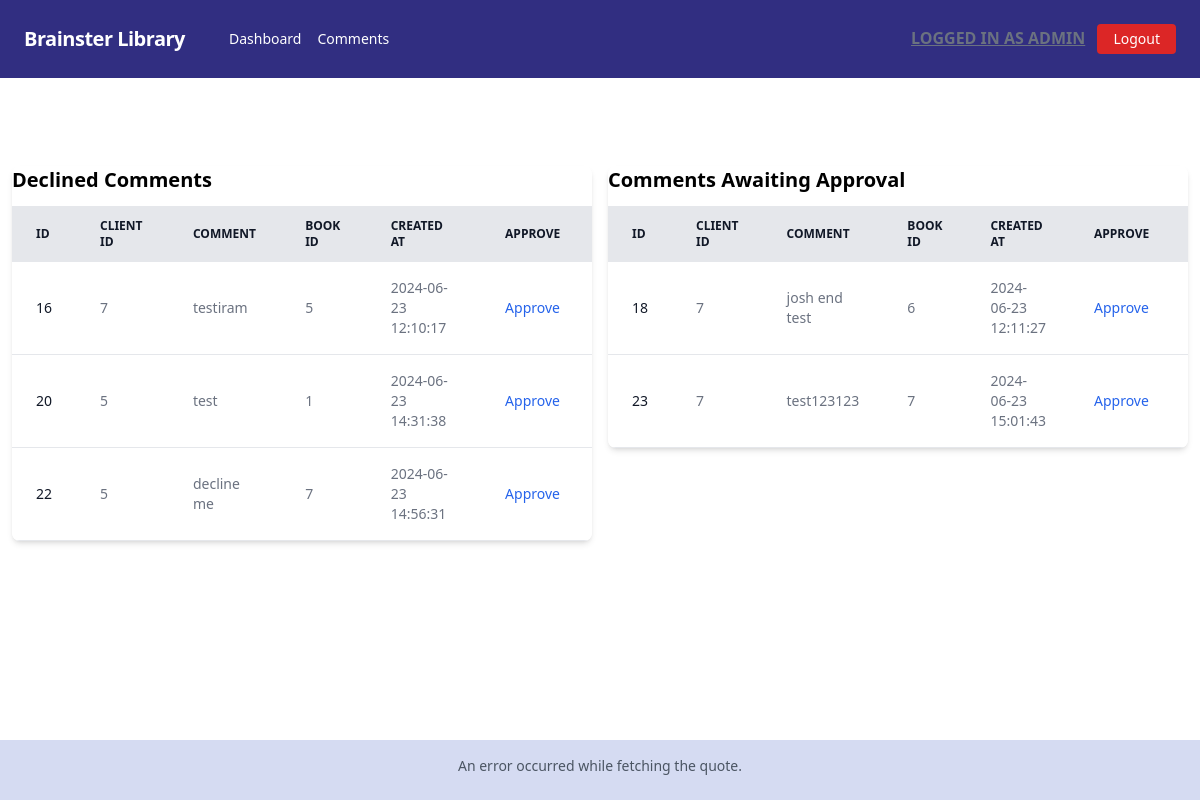
The app's page /comments.php (signed in) with its own data.
### tables this page shows
CREATE TABLE `comments` (
  `id` int(11) NOT NULL AUTO_INCREMENT,
  `client_id` int(11) DEFAULT NULL,
  `book_id` int(11) NOT NULL,
  `comment` text NOT NULL,
  `is_approved` tinyint(2) DEFAULT 0,
  `created_at` timestamp NOT NULL DEFAULT current_timestamp(),
  PRIMARY KEY (`id`),
  KEY `fk_comments_client` (`client_id`),
  KEY `fk_comments_book` (`book_id`),
  CONSTRAINT `fk_comments_book` FOREIGN KEY (`book_id`) REFERENCES `books` (`id`),
  CONSTRAINT `fk_comments_client` FOREIGN KEY (`client_id`) REFERENCES `clients` (`id`)
);

### Comments/Comment.php (called while the page is built, shortened)
<?php
class Comment
{
    public function getAllDeclinedComments()
    {
        $connectionObject = new Connection();
        $connection = $connectionObject->getConnection();
        $stmt = $connection->prepare('SELECT * FROM comments WHERE is_approved = 2');
        $stmt->execute();
        return $stmt->fetchAll(\PDO::FETCH_ASSOC);
    }
    public function getAllCommentsPendingApproval()
    {
        $connectionObject = new Connection();
        $connection = $connectionObject->getConnection();
        $stmt = $connection->prepare('SELECT * FROM comments WHERE is_approved = 0');
        $stmt->execute();
        return $stmt->fetchAll(\PDO::FETCH_ASSOC);
    }
}

### comments.php (the view, shortened to what this page needs)
<?php
require_once "./partials/header.php";
require_once "./Comments/Comment.php";
$comment = new Comment();
$allCommentsPendingApproval = $comment->getAllCommentsPendingApproval();
$allDeclinedComments = $comment->getAllDeclinedComments();
require_once "./partials/navbar.php";
?>
<div class="flex-grow px-3">
    <div class="w-full mt-12">
        <div class="flex flex-wrap mt-6">
            <div class="w-full lg:w-1/2 pr-0 lg:pr-2 mt-10">
                <div class="relative overflow-x-auto shadow-md sm:rounded-lg">
                    <h2 class="mb-3 font-bold text-xl">Declined Comments</h2>
                    <table class="w-full text-sm text-left rtl:text-right text-gray-500">
                        <thead class="text-xs text-gray-900 uppercase bg-gray-200">
                        <tr>
                            <th scope="col" class="px-6 py-3">
                                ID
                            </th>
                            <th scope="col" class="px-6 py-3">
                                Client id
                            </th>
                            <th scope="col" class="px-6 py-3">
                                Comment
                            </th>
                            <th scope="col" class="px-6 py-3">
                                book id
                            </th>
                            <th scope="col" class="px-6 py-3">
                                created at
                            </th>
                            <th scope="col" class="px-6 py-3">
                                Approve
                            </th>
                        </tr>
                        </thead>
                        <tbody id="categoryTableBody">
                        <?php foreach ($allDeclinedComments as $comment) : ?>
                            <tr class="bg-white border-b">
                                <th scope="row" class="px-6 py-4 font-medium text-gray-900 whitespace-nowrap">
                                    <?= $comment['id'] ?>
                                </th>
                                <td class="px-6 py-4">
                                    <?= $comment['client_id'] ?>
                                </td>
                                <td class="px-6 py-4">
                                    <?= $comment['comment'] ?>
                                </td>
                                <td class="px-6 py-4">
                                    <?= $comment['book_id'] ?>
                                </td>
                                <td class="px-6 py-4">
                                    <?= $comment['created_at'] ?>
                                </td>
                                <td class="px-6 py-4">
                                    <a href="approve_comment.php?id=<?= $comment['id'] ?>" class="font-medium text-blue-600 dark:text-blue-500 hover:underline mr-2">Approve</a>
                                </td>
                            </tr>
                        <?php endforeach; ?>
                        </tbody>
                    </table>
                </div>
            </div>
            <div class="w-full lg:w-1/2 pl-0 lg:pl-2 mt-10">
                <div class="relative overflow-x-auto shadow-md sm:rounded-lg">
                    <h2 class="mb-3 font-bold text-xl">Comments Awaiting Approval</h2>
                    <table class="w-full text-sm text-left rtl:text-right text-gray-500">
                        <thead class="text-xs text-gray-900 uppercase bg-gray-200">
                        <tr>
                            <th scope="col" class="px-6 py-3">
                                ID
                            </th>
                            <th scope="col" class="px-6 py-3">
                                Client id
                            </th>
                            <th scope="col" class="px-6 py-3">
                                Comment
                            </th>
                            <th scope="col" class="px-6 py-3">
                                book id
                            </th>
                            <th scope="col" class="px-6 py-3">
                                created at
                            </th>
                            <th scope="col" class="px-6 py-3">
                                Approve
                            </th>
                            <th scope="col" class="px-6 py-3">
                            </th>
                        </tr>
                        </thead>
                        <tbody id="authorsTableBody">
                        <?php foreach ($allCommentsPendingApproval as $comment) : ?>
                            <tr class="bg-white border-b">
                                <th scope="row" class="px-6 py-4 font-medium text-gray-900 whitespace-nowrap">
                                    <?= $comment['id'] ?>
                                </th>
                                <td class="px-6 py-4">
                                    <?= $comment['client_id'] ?>
                                </td>
                                <td class="px-6 py-4">
                                    <?= $comment['comment'] ?>
                                </td>
                                <td class="px-6 py-4">
                                    <?= $comment['book_id'] ?>
                                </td>
                                <td class="px-6 py-4">
                                    <?= $comment['created_at'] ?>
                                </td>
                                <td class="px-6 py-4">
                                    <a href="approve_comment.php?id=<?= $comment['id'] ?>" class="font-medium text-blue-600 dark:text-blue-500 hover:underline mr-2">Approve</a>
                                </td>
                                <td class="px-6 py-4">
                                </td>
                            </tr>
                        <?php endforeach; ?>
                        </tbody>
                    </table>
                </div>
            </div>
        </div>
    </div>
</div>
<?php
require_once "./partials/footer.php";
?>

### partials/header.php (shortened to what this page needs)
<!doctype html>
<html lang="en">
<head>
    <script src="https://cdn.tailwindcss.com"></script>
</head>
<body class="min-h-screen flex flex-col">

### partials/navbar.php (shortened to what this page needs)
<nav class="flex items-center justify-between flex-wrap bg-indigo-900 p-6">
    <div class="flex items-center flex-shrink-0 text-white mr-6">
        <a href="./index.php" class="font-semibold text-xl tracking-tight mr-5">Brainster Library</a>
    </div>
    <div id="nav-content" class="w-full block flex-grow lg:flex lg:items-center lg:w-auto hidden lg:block">
        <div class="text-sm lg:flex-grow">
            <?php
            if (isset($_SESSION['user']['isAdmin']) && $_SESSION['user']['isAdmin'] === 1) {
                echo '<a href="./admin-dashboard.php" class="block ml-3 mt-4 lg:inline-block lg:mt-0 lg:ml-0 text-white hover:text-white mr-4">Dashboard</a>';
                echo '<a href="./comments.php" class="block mt-4 ml-3 lg:inline-block lg:mt-0 lg:ml-0 text-white hover:text-white mr-4">Comments</a>';
            }
            ?>
        </div>
        <div>
            <?php if (!isset($_SESSION['user'])) : ?>
                <a href="./register.php"
                   class="inline-block text-sm px-4 py-2 leading-none border rounded text-white border-white hover:border-transparent hover:text-indigo-900 hover:bg-white mt-4 lg:mt-0">Register</a>
                <a href="./login.php"
                   class="inline-block text-sm ml-2 px-4 py-2 leading-none border rounded text-white border-white hover:border-transparent hover:text-indigo-900 hover:bg-white mt-4 lg:mt-0">Login</a>
            <?php else : ?>
                <p class="inline-block uppercase text-gray-500 font-bold underline">Logged in as <?= $_SESSION['user']['name'] ?></p>
                <a href="./logout.php"
                   class="inline-block text-sm ml-2 px-4 py-2 leading-none border-red-600 rounded text-white bg-red-600 hover:border-transparent hover:bg-red-700 mt-4 lg:mt-0">Logout</a>
            <?php endif; ?>
        </div>
    </div>
</nav>

### partials/footer.php (shortened to what this page needs)
<footer class="bg-indigo-100 text-center lg:text-left mt-auto text-sm">
    <div class="bg-black/5 p-4 text-center text-black">
        <div id="quoteContainer" class="space-y-2">
            <p id="quoteText" class="text-gray-600">Fetching a random quote...</p>
        </div>
    </div>
</footer>
</body>
</html>

### records on screen
comments: id "16", client "7", comment "testiram", book "5", created_at "2024-06-23 12:10:17"
comments: id "20", client "5", comment "test", book "1", created_at "2024-06-23 14:31:38"
comments: id "22", client "5", comment "decline me", book "7", created_at "2024-06-23 14:56:31"
comments: id "18", client "7", comment "josh end test", book "6", created_at "2024-06-23 12:11:27"
comments: id "23", client "7", comment "test123123", book "7", created_at "2024-06-23 15:01:43"

### other values on screen
$_SESSION['user']['name'] "ADMIN"
